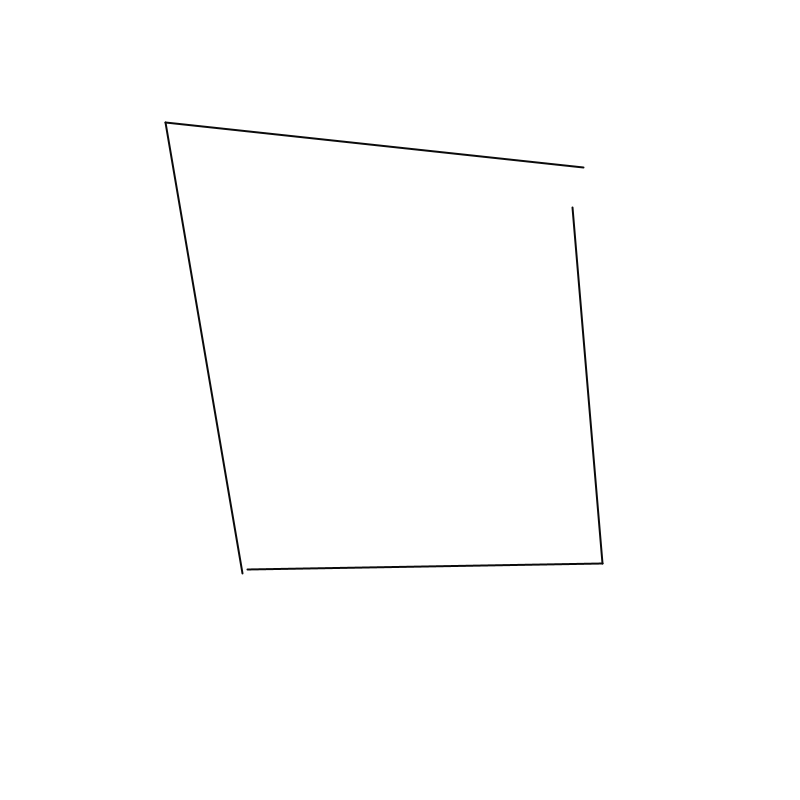
Frame 1 (no input)
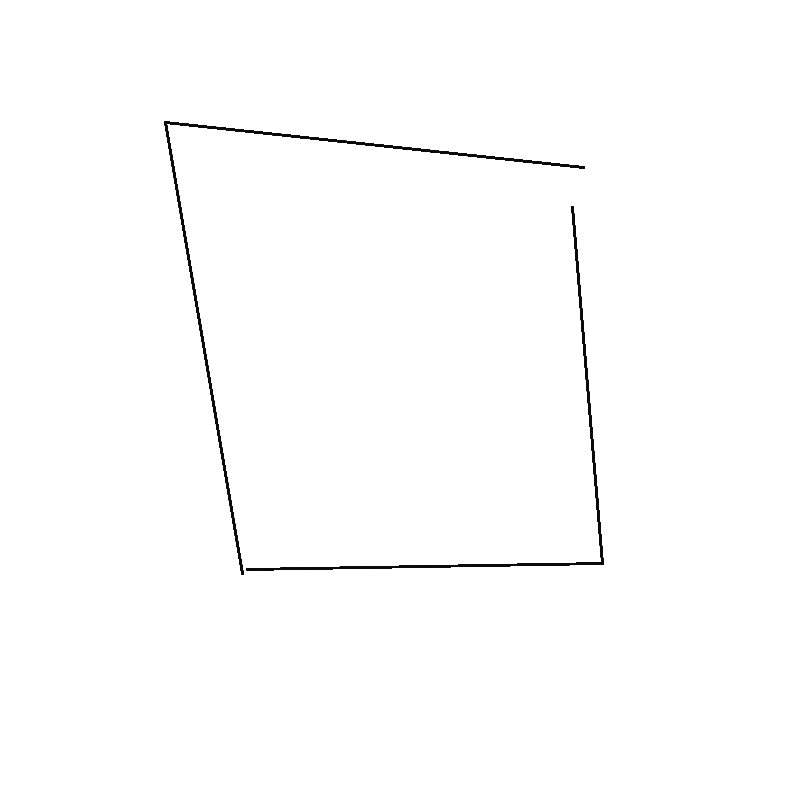
Frame 60 (the mouse pressed at the canvas centre just before this capture)
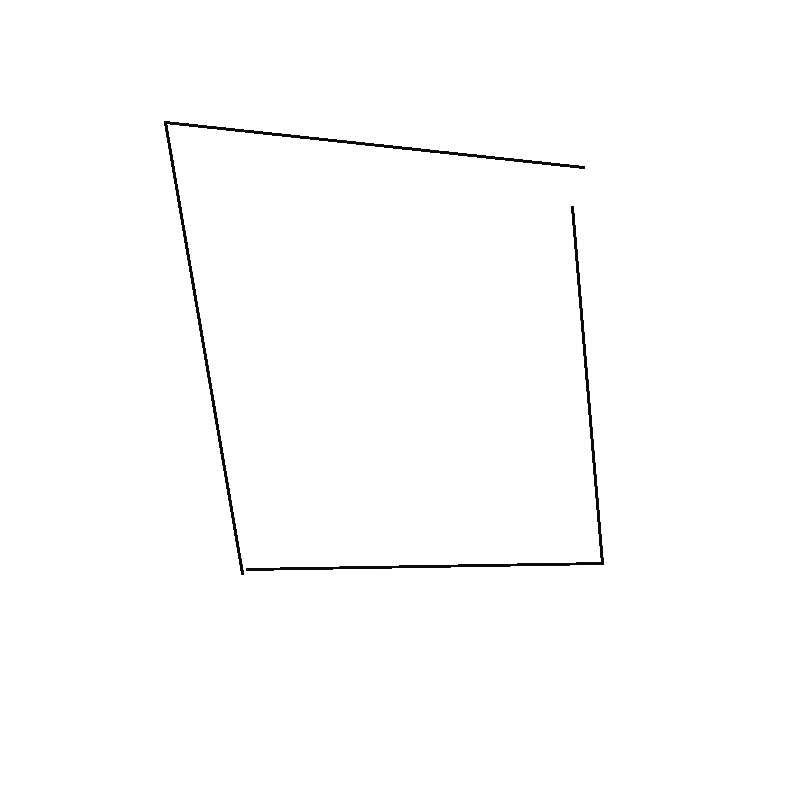
Frame 120 (the mouse held since frame 60 and released just before this capture)

The Processing sketch that drew these frames (run headless with seeded random() and noise(); from frame 60 on, the mouse is pressed at the canvas centre):

// Processing sketch: sketch_180515a
// ── sketch_180515a.pde
Point[] points;
Line[] lines;
int num_corners = 4;
int randomness = 50;
int num_each_line = 1;
int line_num, point_num;
int start_angle = 45;

void setup()
{
  size(800, 800);
  background(255);
  smooth();

  point_num = num_corners * num_each_line * 2;
  line_num = point_num / 2;
  points = new Point[point_num];
  lines = new Line[line_num];

  for (int i = 0; i < num_corners; i++)
  {
    int radius = width/3;
    int ang = (start_angle + i * 360 / num_corners) % 360;
    float rad = radians(ang);
    int x = width/2 + int((radius * cos(rad)));
    int y = height/2 + int((radius * sin(rad)));
    for (int k = 0; k < num_each_line*2; k++) {
      x += random(-randomness, randomness);
      y += random(-randomness, randomness);
      int point_index = i * num_each_line * 2 + k;
      //println(point_index);
      points[point_index] = new Point(x, y);
    }
  }
  
  for (int j = 0; j < line_num; j++){
    println("");
    int start_blick = j / (num_each_line*2);
    int start_index;
    if(start_blick % 2 == 0)
    {
      println("ok");
      println(j%num_each_line);
      start_index = start_blick * num_each_line * 2 * 2 + j % num_each_line;
    }
    else
    {
      println("notok");
     start_index = start_blick * num_each_line * 2 * 2 + j % num_each_line + 1; 
    }
    int end_index;
    if(j % 2 == 0) 
    {
      end_index = (start_index + num_each_line*2) % (num_each_line * num_corners * 2);
    } 
    else if((start_index - num_each_line*2) < 0) 
    {
      end_index = (num_each_line * num_corners - (start_index - num_each_line*2)) % (num_each_line * num_corners * 2);
    }
    else 
    {
      end_index = (start_index - num_each_line*2) % (num_each_line * num_corners);
    };
    println(start_index);
    println(end_index);
    lines[j] = new Line(points[start_index], points[end_index]);
    color c = color(10);
    lines[j].setColor(c);
  }

}

void draw()
{
  for (int b = 0; b < line_num; b++) {
    lines[b].drawLine();
  }
}

// ── Line.pde
class Line
{
  Point start, end;
  color c;
  float strokeWeight = 2;
  
  Line(Point _start, Point _end)
  {
    start = _start;
    end = _end;
  }
  
  void setColor(color _c)
  {
    c = _c;
  }
  
  void drawLine()
  {
    stroke(c);
    strokeWeight(strokeWeight);
    line(start.px, start.py, end.px, end.py);
  }
}

// ── Point.pde
class Point
{
  int px, py;
  
  Point(int x, int y)
  {
    px = x;
    py = y;
  }
  
  void reset(int x, int y)
  {
    px = x;
    py = y;
  }
}
